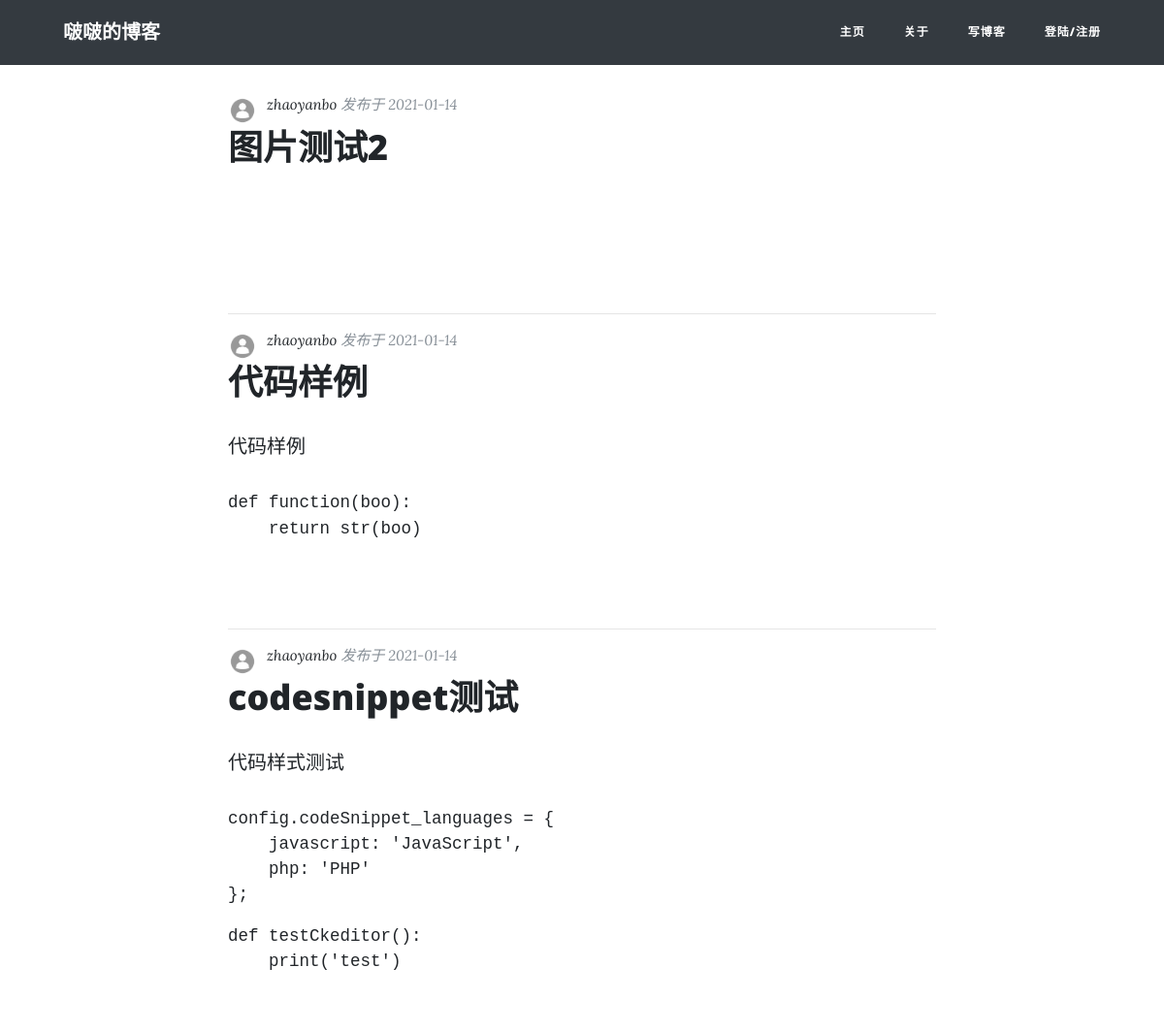
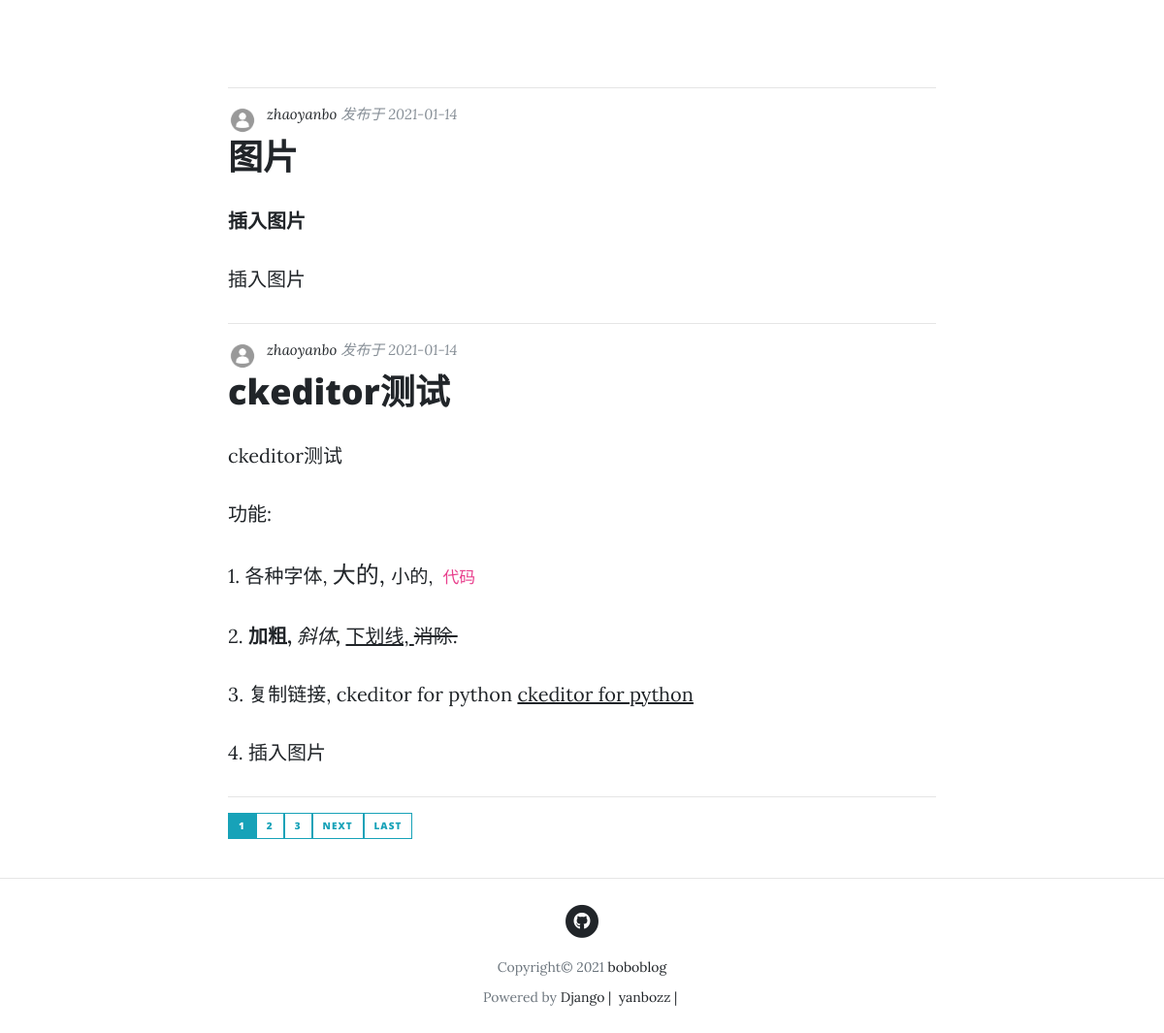
Before: / with the older database file (2 pictures, top to bottom).
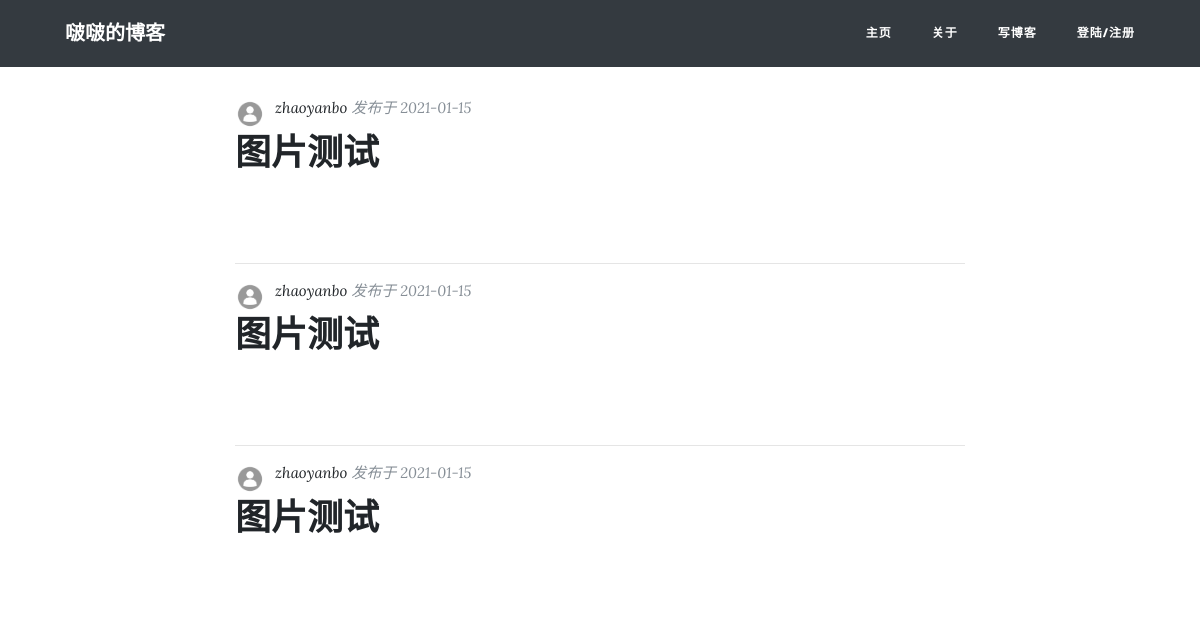
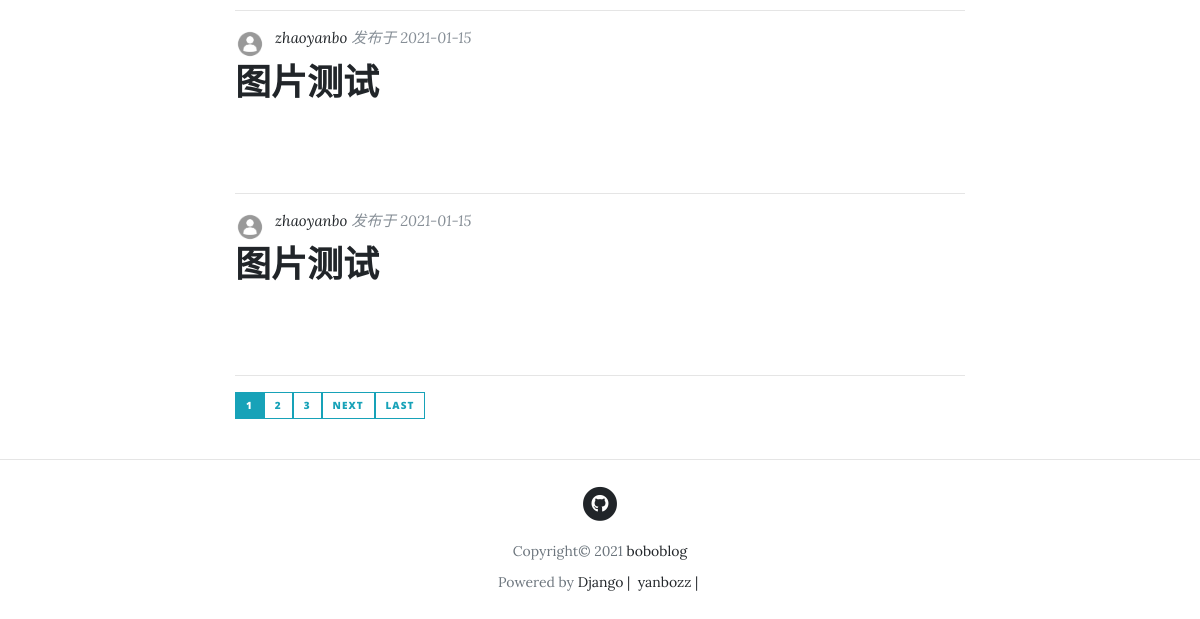
After: the same page with the newer database file (2 pictures, top to bottom).
### blog/models.py (models this page shows, shortened)
class Post(models.Model):
    title = models.CharField(max_length=50)
    pub_date = models.DateTimeField(default=timezone.now)
    content = RichTextField()
    author = models.ForeignKey(User, on_delete=models.CASCADE)

### users/models.py (models this page shows, shortened)
class Profile(models.Model):
    user = models.OneToOneField(User, on_delete=models.CASCADE)
    profile_pic = models.ImageField(default='default.jpg', upload_to='media/profile_pics')

### blog/views.py (the view)
# urls.py: path('', PostListView.as_view(), name='blog-home'),
class PostListView(ListView):
    model = Post
    template_name = 'blog/home.html'
    context_object_name = 'posts'
    ordering = ['-pub_date']
    paginate_by = 5

### blog/templates/blog/home.html (shortened to what this page needs)
{% extends "blog/base.html"  %}
{% block content %}
<div class="container">
  <div class="row">
    <div class="col-lg-8 col-md-10 mx-auto">
      {% for post in posts %}
      <div class="post-preview">
        <div class="author-thumbnail">
          <img class="rounded-circle author-img" src="{{ post.author.profile.profile_pic.url }}">
        </div>
        <div class="post-meta">
          <a href="">{{ post.author }}</a>
          发布于 {{ post.pub_date|date:"Y-m-d" }}
        </div>
      </div>
      <div class="post-preview">
        <a href="{% url 'post-detail' post.id %}">
          <h2 class="post-title">
            {{ post.title }}
          </h2>
        </a>
        {{ post.content|safe }}
      </div>
      <hr>
      {% endfor %}
      <div class="pagination">
        {% if is_paginated %}
          {% for num in page_obj.paginator.page_range %}
            {% if page_obj.number == num %}
              <a class="btn btn-info btn-sm mb-4" href="?page={{ num }}">{{ num }}</a>
            {% elif num > page_obj.number|add:'-3' and num < page_obj.number|add:'3'%}
              <a class="btn btn-outline-info btn-sm mb-4" href="?page={{ num }}">{{ num }}</a>
            {% endif %}
          {% endfor %}
          {% if page_obj.has_next %}
            <a class="btn btn-outline-info btn-sm mb-4" href="?page={{ page_obj.next_page_number }}">next</a>
            <a class="btn btn-outline-info btn-sm mb-4" href="?page={{ page_obj.paginator.num_pages }}">Last</a>
          {% endif %}
        {% endif %}
      </div>
    </div>
  </div>
</div>
{% endblock content %}

Changed rows visible on the page:
no longer on this page (row unchanged): Post: author.profile.profile_pic (placeholder picture), author "zhaoyanbo", pub_date "2021-01-14", title "图片测试2"
no longer on this page (row unchanged): Post: author.profile.profile_pic (placeholder picture), author "zhaoyanbo", pub_date "2021-01-14", title "代码样例", content "代码样例 def function(boo): return str(boo)"
no longer on this page (row unchanged): Post: author.profile.profile_pic (placeholder picture), author "zhaoyanbo", pub_date "2021-01-14", title "codesnippet测试", content "代码样式测试 config.codeSnippet_languages = { javascript: 'JavaScript', php: 'PHP' }; def testCkeditor(): print('test')"
no longer on this page (row unchanged): Post: author.profile.profile_pic (placeholder picture), author "zhaoyanbo", pub_date "2021-01-14", title "图片", content "插入图片 插入图片"
no longer on this page (row unchanged): Post: author.profile.profile_pic (placeholder picture), author "zhaoyanbo", pub_date "2021-01-14", title "ckeditor测试", content "ckeditor测试 功能: 1. 各种字体, 大的, 小的, 代码 2. 加粗, 斜体 , 下划线, 消除. 3. 复制链接, ckeditor for python ckeditor for python 4. 插入图片"
added Post: author.profile.profile_pic (placeholder picture), author "zhaoyanbo", pub_date "2021-01-15", title "图片测试"
added Post: author.profile.profile_pic (placeholder picture), author "zhaoyanbo", pub_date "2021-01-15", title "图片测试"
added Post: author.profile.profile_pic (placeholder picture), author "zhaoyanbo", pub_date "2021-01-15", title "图片测试"
added Post: author.profile.profile_pic (placeholder picture), author "zhaoyanbo", pub_date "2021-01-15", title "图片测试"
added Post: author.profile.profile_pic (placeholder picture), author "zhaoyanbo", pub_date "2021-01-15", title "图片测试"
